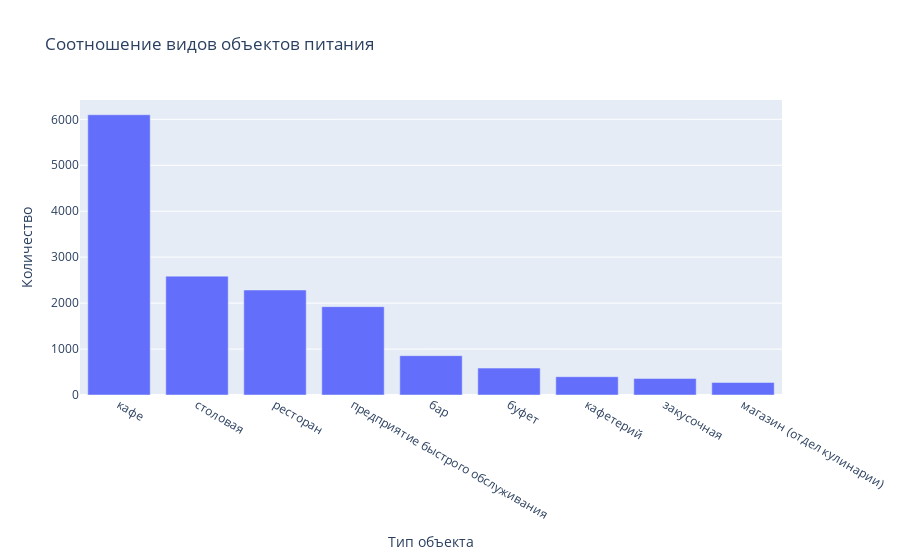

Notebook code cell kept with this figure:
### Markdown cell above
### Cоотношение видов объектов общественного питания по количеству

### Code cell
# Сгруппируем данные по типу заведения, посчитаем их количество и построим график
type_cnt = rest_data.groupby(
    'object_type').agg({'id' : 'count'}).sort_values(by='id', ascending=False).reset_index()
type_cnt.columns = ['Тип объекта', 'Количество']
fig = px.bar(type_cnt, x='Тип объекта', y='Количество', title='Соотношение видов объектов питания')
fig.show()

### Figure 1 — Plotly figure (JSON) as saved in the notebook; plotly's stock layout.template omitted (floating-point values rounded to 4 significant figures)
{"data": [{"alignmentgroup": "True", "hovertemplate": "Тип объекта=%{x}<br>Количество=%{y}<extra></extra>", "legendgroup": "", "marker": {"color": "#636efa", "pattern": {"shape": ""}}, "name": "", "offsetgroup": "", "orientation": "v", "showlegend": false, "textposition": "auto", "type": "bar", "x": ["кафе", "столовая", "ресторан", "предприятие быстрого обслуживания", "бар", "буфет", "кафетерий", "закусочная", "магазин (отдел кулинарии)"], "xaxis": "x", "y": [6099, 2587, 2285, 1923, 856, 585, 398, 360, 273], "yaxis": "y"}], "layout": {"barmode": "relative", "legend": {"tracegroupgap": 0}, "title": {"text": "Соотношение видов объектов питания"}, "xaxis": {"anchor": "y", "domain": [0, 1], "title": {"text": "Тип объекта"}}, "yaxis": {"anchor": "x", "domain": [0, 1], "title": {"text": "Количество"}}}}
